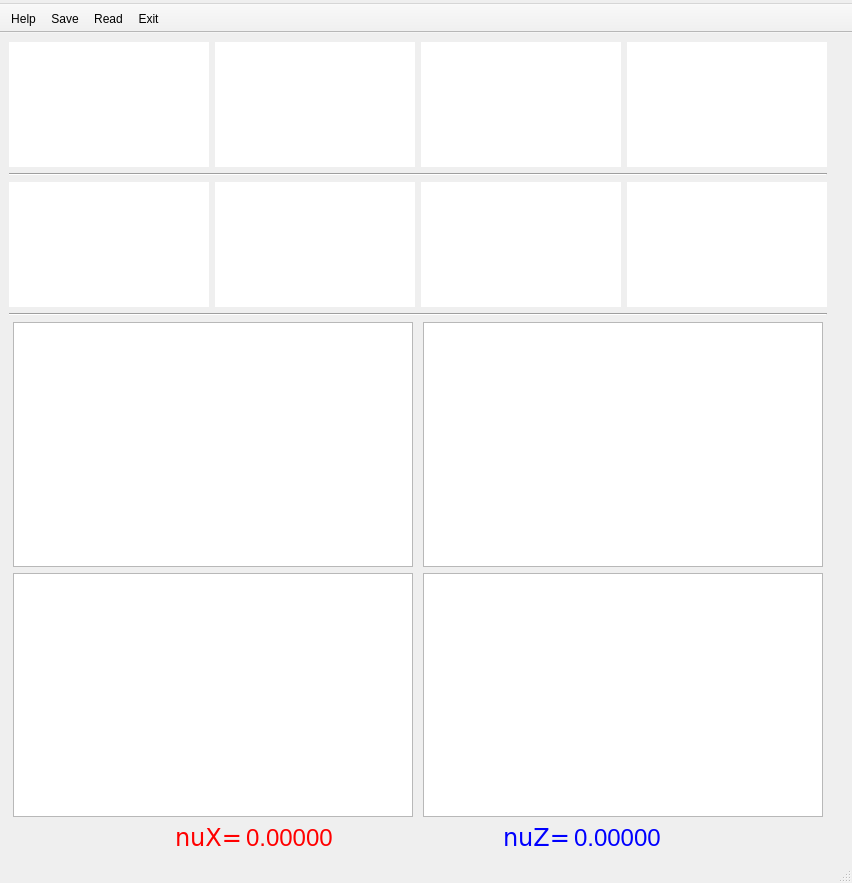
<?xml version="1.0" encoding="UTF-8"?>
<ui version="4.0">
 <class>MainWindow</class>
 <widget class="QMainWindow" name="MainWindow">
  <property name="windowModality">
   <enum>Qt::NonModal</enum>
  </property>
  <property name="geometry">
   <rect>
    <x>0</x>
    <y>0</y>
    <width>656</width>
    <height>883</height>
   </rect>
  </property>
  <property name="sizePolicy">
   <sizepolicy hsizetype="Expanding" vsizetype="Expanding">
    <horstretch>0</horstretch>
    <verstretch>0</verstretch>
   </sizepolicy>
  </property>
  <property name="windowTitle">
   <string>MainWindow</string>
  </property>
  <widget class="QWidget" name="centralwidget">
   <property name="sizePolicy">
    <sizepolicy hsizetype="Minimum" vsizetype="Minimum">
     <horstretch>0</horstretch>
     <verstretch>0</verstretch>
    </sizepolicy>
   </property>
   <layout class="QGridLayout" name="gridLayout">
    <item row="0" column="0">
     <layout class="QHBoxLayout" name="horizontalLayout">
      <item>
       <widget class="PlotWidget" name="plot1">
        <property name="enabled">
         <bool>true</bool>
        </property>
        <property name="sizePolicy">
         <sizepolicy hsizetype="Expanding" vsizetype="Expanding">
          <horstretch>0</horstretch>
          <verstretch>0</verstretch>
         </sizepolicy>
        </property>
        <property name="minimumSize">
         <size>
          <width>0</width>
          <height>1</height>
         </size>
        </property>
        <property name="maximumSize">
         <size>
          <width>200</width>
          <height>125</height>
         </size>
        </property>
        <property name="toolTip">
         <string>X plot</string>
        </property>
        <property name="styleSheet">
         <string notr="true"/>
        </property>
        <property name="frameShape">
         <enum>QFrame::NoFrame</enum>
        </property>
        <property name="lineWidth">
         <number>1</number>
        </property>
        <property name="sizeAdjustPolicy">
         <enum>QAbstractScrollArea::AdjustIgnored</enum>
        </property>
        <property name="alignment">
         <set>Qt::AlignCenter</set>
        </property>
       </widget>
      </item>
      <item>
       <widget class="PlotWidget" name="plot2">
        <property name="enabled">
         <bool>true</bool>
        </property>
        <property name="sizePolicy">
         <sizepolicy hsizetype="Expanding" vsizetype="Expanding">
          <horstretch>0</horstretch>
          <verstretch>0</verstretch>
         </sizepolicy>
        </property>
        <property name="minimumSize">
         <size>
          <width>0</width>
          <height>1</height>
         </size>
        </property>
        <property name="maximumSize">
         <size>
          <width>200</width>
          <height>125</height>
         </size>
        </property>
        <property name="toolTip">
         <string>X plot</string>
        </property>
        <property name="styleSheet">
         <string notr="true"/>
        </property>
        <property name="frameShape">
         <enum>QFrame::NoFrame</enum>
        </property>
        <property name="lineWidth">
         <number>1</number>
        </property>
        <property name="sizeAdjustPolicy">
         <enum>QAbstractScrollArea::AdjustIgnored</enum>
        </property>
        <property name="alignment">
         <set>Qt::AlignCenter</set>
        </property>
       </widget>
      </item>
      <item>
       <widget class="PlotWidget" name="plot3">
        <property name="enabled">
         <bool>true</bool>
        </property>
        <property name="sizePolicy">
         <sizepolicy hsizetype="Expanding" vsizetype="Expanding">
          <horstretch>0</horstretch>
          <verstretch>0</verstretch>
         </sizepolicy>
        </property>
        <property name="minimumSize">
         <size>
          <width>0</width>
          <height>1</height>
         </size>
        </property>
        <property name="maximumSize">
         <size>
          <width>200</width>
          <height>125</height>
         </size>
        </property>
        <property name="toolTip">
         <string>X plot</string>
        </property>
        <property name="styleSheet">
         <string notr="true"/>
        </property>
        <property name="frameShape">
         <enum>QFrame::NoFrame</enum>
        </property>
        <property name="lineWidth">
         <number>1</number>
        </property>
        <property name="sizeAdjustPolicy">
         <enum>QAbstractScrollArea::AdjustIgnored</enum>
        </property>
        <property name="alignment">
         <set>Qt::AlignCenter</set>
        </property>
       </widget>
      </item>
      <item>
       <widget class="PlotWidget" name="plot4">
        <property name="enabled">
         <bool>true</bool>
        </property>
        <property name="sizePolicy">
         <sizepolicy hsizetype="Expanding" vsizetype="Expanding">
          <horstretch>0</horstretch>
          <verstretch>0</verstretch>
         </sizepolicy>
        </property>
        <property name="minimumSize">
         <size>
          <width>0</width>
          <height>1</height>
         </size>
        </property>
        <property name="maximumSize">
         <size>
          <width>200</width>
          <height>125</height>
         </size>
        </property>
        <property name="toolTip">
         <string>Z plot</string>
        </property>
        <property name="frameShape">
         <enum>QFrame::NoFrame</enum>
        </property>
        <property name="lineWidth">
         <number>1</number>
        </property>
       </widget>
      </item>
     </layout>
    </item>
    <item row="0" column="1" rowspan="6">
     <layout class="QVBoxLayout" name="verticalLayout">
      <item>
       <widget class="ControlWidget" name="controlWidgetX" native="true">
        <property name="sizePolicy">
         <sizepolicy hsizetype="Minimum" vsizetype="Minimum">
          <horstretch>0</horstretch>
          <verstretch>0</verstretch>
         </sizepolicy>
        </property>
        <property name="minimumSize">
         <size>
          <width>10</width>
          <height>0</height>
         </size>
        </property>
        <property name="styleSheet">
         <string notr="true"/>
        </property>
       </widget>
      </item>
      <item>
       <widget class="ControlWidget" name="controlWidgetZ" native="true">
        <property name="sizePolicy">
         <sizepolicy hsizetype="Minimum" vsizetype="Minimum">
          <horstretch>0</horstretch>
          <verstretch>0</verstretch>
         </sizepolicy>
        </property>
        <property name="minimumSize">
         <size>
          <width>10</width>
          <height>0</height>
         </size>
        </property>
        <property name="styleSheet">
         <string notr="true"/>
        </property>
       </widget>
      </item>
      <item>
       <widget class="QWidget" name="statusWidget" native="true">
        <property name="sizePolicy">
         <sizepolicy hsizetype="Minimum" vsizetype="Minimum">
          <horstretch>0</horstretch>
          <verstretch>0</verstretch>
         </sizepolicy>
        </property>
        <property name="minimumSize">
         <size>
          <width>10</width>
          <height>0</height>
         </size>
        </property>
        <property name="autoFillBackground">
         <bool>false</bool>
        </property>
       </widget>
      </item>
     </layout>
    </item>
    <item row="1" column="0">
     <widget class="Line" name="line">
      <property name="orientation">
       <enum>Qt::Horizontal</enum>
      </property>
     </widget>
    </item>
    <item row="2" column="0">
     <layout class="QHBoxLayout" name="horizontalLayout_2">
      <item>
       <widget class="PlotWidget" name="sng1">
        <property name="enabled">
         <bool>true</bool>
        </property>
        <property name="sizePolicy">
         <sizepolicy hsizetype="Expanding" vsizetype="Expanding">
          <horstretch>0</horstretch>
          <verstretch>0</verstretch>
         </sizepolicy>
        </property>
        <property name="minimumSize">
         <size>
          <width>0</width>
          <height>1</height>
         </size>
        </property>
        <property name="maximumSize">
         <size>
          <width>200</width>
          <height>125</height>
         </size>
        </property>
        <property name="toolTip">
         <string>X plot</string>
        </property>
        <property name="styleSheet">
         <string notr="true"/>
        </property>
        <property name="frameShape">
         <enum>QFrame::NoFrame</enum>
        </property>
        <property name="lineWidth">
         <number>1</number>
        </property>
        <property name="sizeAdjustPolicy">
         <enum>QAbstractScrollArea::AdjustIgnored</enum>
        </property>
        <property name="alignment">
         <set>Qt::AlignCenter</set>
        </property>
       </widget>
      </item>
      <item>
       <widget class="PlotWidget" name="sng2">
        <property name="enabled">
         <bool>true</bool>
        </property>
        <property name="sizePolicy">
         <sizepolicy hsizetype="Expanding" vsizetype="Expanding">
          <horstretch>0</horstretch>
          <verstretch>0</verstretch>
         </sizepolicy>
        </property>
        <property name="minimumSize">
         <size>
          <width>0</width>
          <height>1</height>
         </size>
        </property>
        <property name="maximumSize">
         <size>
          <width>200</width>
          <height>125</height>
         </size>
        </property>
        <property name="toolTip">
         <string>X plot</string>
        </property>
        <property name="styleSheet">
         <string notr="true"/>
        </property>
        <property name="frameShape">
         <enum>QFrame::NoFrame</enum>
        </property>
        <property name="lineWidth">
         <number>1</number>
        </property>
        <property name="sizeAdjustPolicy">
         <enum>QAbstractScrollArea::AdjustIgnored</enum>
        </property>
        <property name="alignment">
         <set>Qt::AlignCenter</set>
        </property>
       </widget>
      </item>
      <item>
       <widget class="PlotWidget" name="sng3">
        <property name="enabled">
         <bool>true</bool>
        </property>
        <property name="sizePolicy">
         <sizepolicy hsizetype="Expanding" vsizetype="Expanding">
          <horstretch>0</horstretch>
          <verstretch>0</verstretch>
         </sizepolicy>
        </property>
        <property name="minimumSize">
         <size>
          <width>0</width>
          <height>1</height>
         </size>
        </property>
        <property name="maximumSize">
         <size>
          <width>200</width>
          <height>125</height>
         </size>
        </property>
        <property name="toolTip">
         <string>X plot</string>
        </property>
        <property name="styleSheet">
         <string notr="true"/>
        </property>
        <property name="frameShape">
         <enum>QFrame::NoFrame</enum>
        </property>
        <property name="lineWidth">
         <number>1</number>
        </property>
        <property name="sizeAdjustPolicy">
         <enum>QAbstractScrollArea::AdjustIgnored</enum>
        </property>
        <property name="alignment">
         <set>Qt::AlignCenter</set>
        </property>
       </widget>
      </item>
      <item>
       <widget class="PlotWidget" name="sng4">
        <property name="enabled">
         <bool>true</bool>
        </property>
        <property name="sizePolicy">
         <sizepolicy hsizetype="Expanding" vsizetype="Expanding">
          <horstretch>0</horstretch>
          <verstretch>0</verstretch>
         </sizepolicy>
        </property>
        <property name="minimumSize">
         <size>
          <width>0</width>
          <height>1</height>
         </size>
        </property>
        <property name="maximumSize">
         <size>
          <width>200</width>
          <height>125</height>
         </size>
        </property>
        <property name="toolTip">
         <string>Z plot</string>
        </property>
        <property name="frameShape">
         <enum>QFrame::NoFrame</enum>
        </property>
        <property name="lineWidth">
         <number>1</number>
        </property>
       </widget>
      </item>
     </layout>
    </item>
    <item row="3" column="0">
     <widget class="Line" name="line_2">
      <property name="orientation">
       <enum>Qt::Horizontal</enum>
      </property>
     </widget>
    </item>
    <item row="4" column="0">
     <layout class="QHBoxLayout" name="horizontalLayout_4">
      <item>
       <widget class="PlotWidget" name="plotFX">
        <property name="sizePolicy">
         <sizepolicy hsizetype="Expanding" vsizetype="Expanding">
          <horstretch>0</horstretch>
          <verstretch>0</verstretch>
         </sizepolicy>
        </property>
        <property name="minimumSize">
         <size>
          <width>0</width>
          <height>1</height>
         </size>
        </property>
        <property name="maximumSize">
         <size>
          <width>400</width>
          <height>450</height>
         </size>
        </property>
        <property name="toolTip">
         <string>X spectrum</string>
        </property>
       </widget>
      </item>
      <item>
       <widget class="PlotWidget" name="plotFXF">
        <property name="sizePolicy">
         <sizepolicy hsizetype="Expanding" vsizetype="Expanding">
          <horstretch>0</horstretch>
          <verstretch>0</verstretch>
         </sizepolicy>
        </property>
        <property name="minimumSize">
         <size>
          <width>0</width>
          <height>1</height>
         </size>
        </property>
        <property name="maximumSize">
         <size>
          <width>400</width>
          <height>400</height>
         </size>
        </property>
        <property name="toolTip">
         <string>Z spectrum</string>
        </property>
       </widget>
      </item>
     </layout>
    </item>
    <item row="5" column="0">
     <layout class="QHBoxLayout" name="horizontalLayout_5">
      <item>
       <widget class="PlotWidget" name="plotFZ">
        <property name="sizePolicy">
         <sizepolicy hsizetype="Expanding" vsizetype="Expanding">
          <horstretch>0</horstretch>
          <verstretch>0</verstretch>
         </sizepolicy>
        </property>
        <property name="minimumSize">
         <size>
          <width>0</width>
          <height>1</height>
         </size>
        </property>
        <property name="maximumSize">
         <size>
          <width>400</width>
          <height>450</height>
         </size>
        </property>
        <property name="toolTip">
         <string>X spectrum</string>
        </property>
       </widget>
      </item>
      <item>
       <widget class="PlotWidget" name="plotFZF">
        <property name="sizePolicy">
         <sizepolicy hsizetype="Expanding" vsizetype="Expanding">
          <horstretch>0</horstretch>
          <verstretch>0</verstretch>
         </sizepolicy>
        </property>
        <property name="minimumSize">
         <size>
          <width>0</width>
          <height>1</height>
         </size>
        </property>
        <property name="maximumSize">
         <size>
          <width>400</width>
          <height>400</height>
         </size>
        </property>
        <property name="toolTip">
         <string>Z spectrum</string>
        </property>
       </widget>
      </item>
     </layout>
    </item>
    <item row="6" column="0">
     <layout class="QHBoxLayout" name="horizontalLayout_3">
      <property name="spacing">
       <number>4</number>
      </property>
      <item>
       <spacer name="horizontalSpacer_2">
        <property name="orientation">
         <enum>Qt::Horizontal</enum>
        </property>
        <property name="sizeHint" stdset="0">
         <size>
          <width>40</width>
          <height>20</height>
         </size>
        </property>
       </spacer>
      </item>
      <item>
       <widget class="QLabel" name="nu_x_label">
        <property name="sizePolicy">
         <sizepolicy hsizetype="Minimum" vsizetype="Minimum">
          <horstretch>0</horstretch>
          <verstretch>0</verstretch>
         </sizepolicy>
        </property>
        <property name="font">
         <font>
          <family>DejaVu Sans</family>
          <pointsize>18</pointsize>
         </font>
        </property>
        <property name="toolTip">
         <string>BetaX</string>
        </property>
        <property name="styleSheet">
         <string notr="true">color: rgb(255, 0, 0);</string>
        </property>
        <property name="text">
         <string>nuX=</string>
        </property>
       </widget>
      </item>
      <item>
       <widget class="QLabel" name="frq_x">
        <property name="sizePolicy">
         <sizepolicy hsizetype="Minimum" vsizetype="Minimum">
          <horstretch>0</horstretch>
          <verstretch>0</verstretch>
         </sizepolicy>
        </property>
        <property name="font">
         <font>
          <pointsize>18</pointsize>
         </font>
        </property>
        <property name="toolTip">
         <string>BetaX-tune</string>
        </property>
        <property name="styleSheet">
         <string notr="true">color: rgb(255, 0, 0);</string>
        </property>
        <property name="text">
         <string>0.00000</string>
        </property>
        <property name="alignment">
         <set>Qt::AlignLeading|Qt::AlignLeft|Qt::AlignVCenter</set>
        </property>
       </widget>
      </item>
      <item>
       <spacer name="horizontalSpacer">
        <property name="orientation">
         <enum>Qt::Horizontal</enum>
        </property>
        <property name="sizeHint" stdset="0">
         <size>
          <width>40</width>
          <height>20</height>
         </size>
        </property>
       </spacer>
      </item>
      <item>
       <widget class="QLabel" name="nu_z_label">
        <property name="sizePolicy">
         <sizepolicy hsizetype="Minimum" vsizetype="Minimum">
          <horstretch>0</horstretch>
          <verstretch>0</verstretch>
         </sizepolicy>
        </property>
        <property name="font">
         <font>
          <family>DejaVu Sans</family>
          <pointsize>18</pointsize>
         </font>
        </property>
        <property name="toolTip">
         <string>BetaZ</string>
        </property>
        <property name="styleSheet">
         <string notr="true">color: rgb(0, 0, 255);</string>
        </property>
        <property name="text">
         <string>nuZ=</string>
        </property>
       </widget>
      </item>
      <item>
       <widget class="QLabel" name="frq_z">
        <property name="sizePolicy">
         <sizepolicy hsizetype="Minimum" vsizetype="Minimum">
          <horstretch>0</horstretch>
          <verstretch>0</verstretch>
         </sizepolicy>
        </property>
        <property name="font">
         <font>
          <pointsize>18</pointsize>
         </font>
        </property>
        <property name="toolTip">
         <string>BetaZ-tune</string>
        </property>
        <property name="styleSheet">
         <string notr="true">color: rgb(0, 0, 255);</string>
        </property>
        <property name="text">
         <string>0.00000</string>
        </property>
       </widget>
      </item>
      <item>
       <spacer name="horizontalSpacer_3">
        <property name="orientation">
         <enum>Qt::Horizontal</enum>
        </property>
        <property name="sizeHint" stdset="0">
         <size>
          <width>40</width>
          <height>20</height>
         </size>
        </property>
       </spacer>
      </item>
     </layout>
    </item>
   </layout>
  </widget>
  <widget class="QMenuBar" name="menubar">
   <property name="geometry">
    <rect>
     <x>0</x>
     <y>0</y>
     <width>656</width>
     <height>30</height>
    </rect>
   </property>
   <widget class="QMenu" name="menuHelp">
    <property name="title">
     <string/>
    </property>
   </widget>
   <widget class="QMenu" name="menuAAA">
    <property name="title">
     <string/>
    </property>
   </widget>
   <addaction name="menuHelp"/>
   <addaction name="menuAAA"/>
  </widget>
  <widget class="QStatusBar" name="statusbar"/>
  <widget class="QToolBar" name="toolBar">
   <property name="windowTitle">
    <string>toolBar</string>
   </property>
   <property name="movable">
    <bool>false</bool>
   </property>
   <attribute name="toolBarArea">
    <enum>TopToolBarArea</enum>
   </attribute>
   <attribute name="toolBarBreak">
    <bool>false</bool>
   </attribute>
   <addaction name="actionHelp"/>
   <addaction name="actionSave"/>
   <addaction name="actionRead"/>
   <addaction name="actionExit"/>
  </widget>
  <action name="actionHelp">
   <property name="text">
    <string>Help</string>
   </property>
  </action>
  <action name="actionSave">
   <property name="text">
    <string>Save</string>
   </property>
   <property name="toolTip">
    <string>Save Settings</string>
   </property>
  </action>
  <action name="actionRead">
   <property name="text">
    <string>Read</string>
   </property>
   <property name="toolTip">
    <string>Read Settings</string>
   </property>
  </action>
  <action name="actionExit">
   <property name="text">
    <string>Exit</string>
   </property>
   <property name="toolTip">
    <string>Exit</string>
   </property>
  </action>
 </widget>
 <customwidgets>
  <customwidget>
   <class>PlotWidget</class>
   <extends>QGraphicsView</extends>
   <header>pyqtgraph</header>
  </customwidget>
  <customwidget>
   <class>ControlWidget</class>
   <extends>QWidget</extends>
   <header>controlwidget</header>
   <container>1</container>
  </customwidget>
 </customwidgets>
 <resources/>
 <connections/>
</ui>
